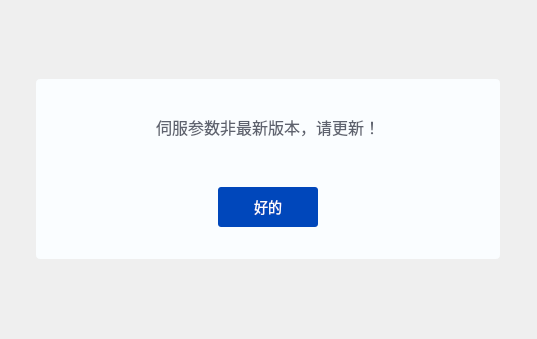
<?xml version="1.0" encoding="UTF-8"?>
<ui version="4.0">
 <class>FormServoTips</class>
 <widget class="QWidget" name="FormServoTips">
  <property name="enabled">
   <bool>true</bool>
  </property>
  <property name="geometry">
   <rect>
    <x>0</x>
    <y>0</y>
    <width>537</width>
    <height>339</height>
   </rect>
  </property>
  <property name="windowTitle">
   <string>Form</string>
  </property>
  <layout class="QGridLayout" name="gridLayout">
   <item row="0" column="0">
    <widget class="QWidget" name="widget" native="true">
     <property name="sizePolicy">
      <sizepolicy hsizetype="Fixed" vsizetype="Fixed">
       <horstretch>0</horstretch>
       <verstretch>0</verstretch>
      </sizepolicy>
     </property>
     <property name="minimumSize">
      <size>
       <width>464</width>
       <height>180</height>
      </size>
     </property>
     <property name="maximumSize">
      <size>
       <width>464</width>
       <height>180</height>
      </size>
     </property>
     <property name="styleSheet">
      <string notr="true">background-color: rgb(250, 253, 255);
border-radius: 4px;</string>
     </property>
     <layout class="QVBoxLayout" name="verticalLayout">
      <property name="spacing">
       <number>0</number>
      </property>
      <property name="leftMargin">
       <number>56</number>
      </property>
      <property name="topMargin">
       <number>0</number>
      </property>
      <property name="rightMargin">
       <number>56</number>
      </property>
      <property name="bottomMargin">
       <number>32</number>
      </property>
      <item>
       <widget class="QLabel" name="labelInfo">
        <property name="sizePolicy">
         <sizepolicy hsizetype="Preferred" vsizetype="Minimum">
          <horstretch>0</horstretch>
          <verstretch>0</verstretch>
         </sizepolicy>
        </property>
        <property name="minimumSize">
         <size>
          <width>0</width>
          <height>96</height>
         </size>
        </property>
        <property name="styleSheet">
         <string notr="true">font-size: 16px;
font-weight: normal;
color: #5E626E;</string>
        </property>
        <property name="text">
         <string>伺服参数非最新版本，请更新！</string>
        </property>
        <property name="scaledContents">
         <bool>true</bool>
        </property>
        <property name="alignment">
         <set>Qt::AlignCenter</set>
        </property>
        <property name="wordWrap">
         <bool>true</bool>
        </property>
       </widget>
      </item>
      <item>
       <spacer name="verticalSpacer">
        <property name="orientation">
         <enum>Qt::Vertical</enum>
        </property>
        <property name="sizeHint" stdset="0">
         <size>
          <width>20</width>
          <height>40</height>
         </size>
        </property>
       </spacer>
      </item>
      <item alignment="Qt::AlignHCenter">
       <widget class="QPushButton" name="btnOk">
        <property name="sizePolicy">
         <sizepolicy hsizetype="Fixed" vsizetype="Fixed">
          <horstretch>0</horstretch>
          <verstretch>0</verstretch>
         </sizepolicy>
        </property>
        <property name="minimumSize">
         <size>
          <width>100</width>
          <height>40</height>
         </size>
        </property>
        <property name="maximumSize">
         <size>
          <width>100</width>
          <height>40</height>
         </size>
        </property>
        <property name="styleSheet">
         <string notr="true">border-radius: 3px;
background: #0047BB;
font-size: 14px;
font-weight: normal;
line-height: 22px;
color: #FAFDFF;
</string>
        </property>
        <property name="text">
         <string>好的</string>
        </property>
       </widget>
      </item>
     </layout>
    </widget>
   </item>
  </layout>
 </widget>
 <resources/>
 <connections/>
</ui>
